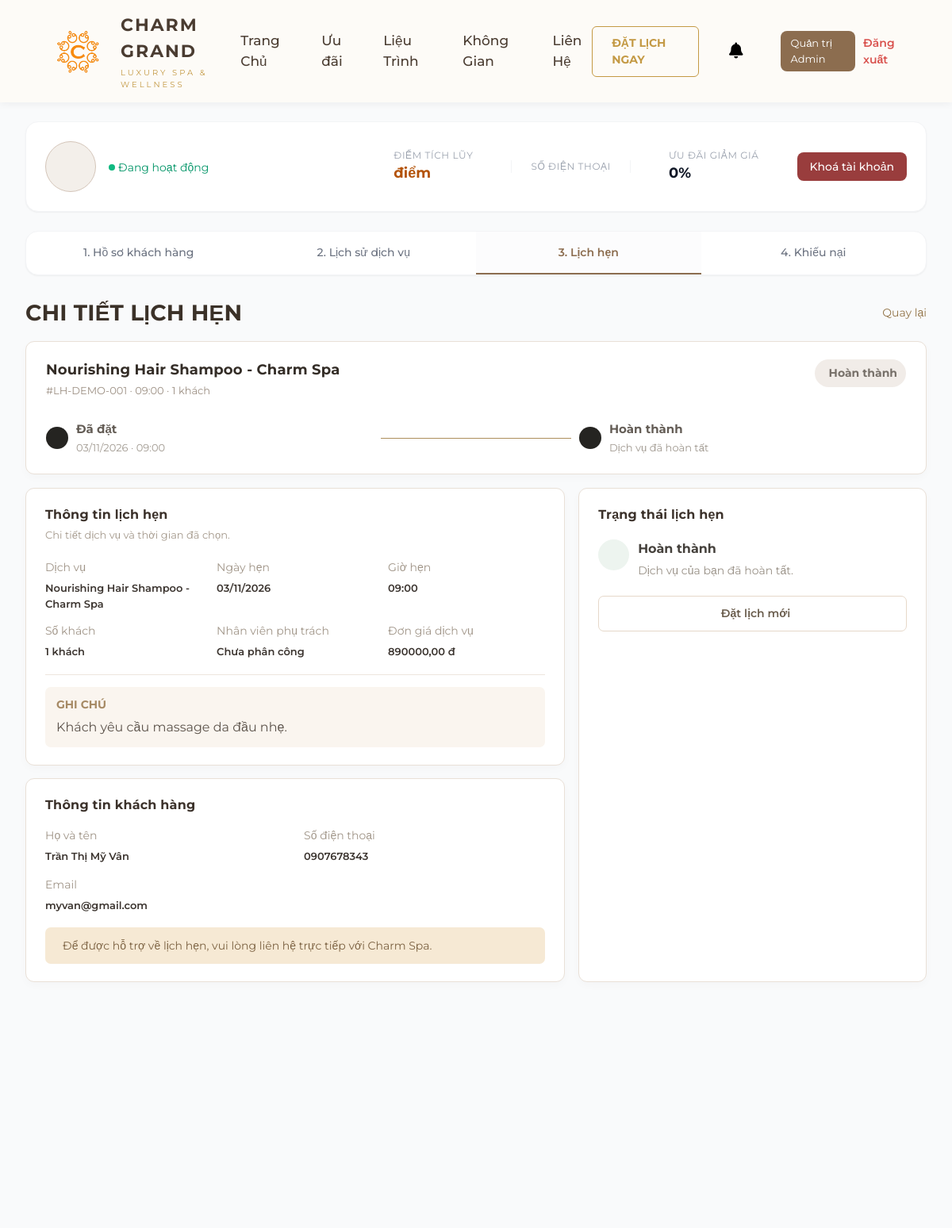
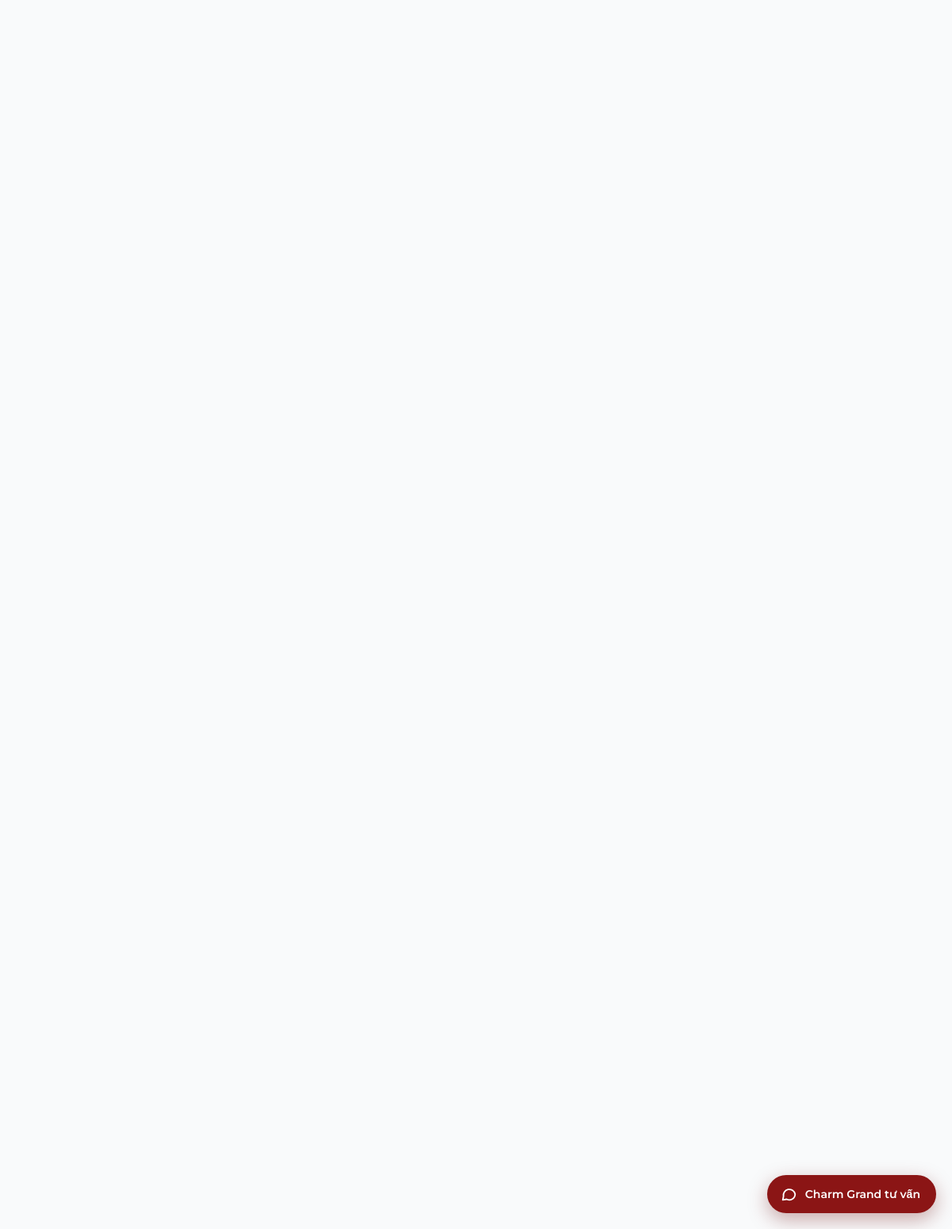
The app's page /bookings/LH-DEMO-001/ (signed in) with its own data (2 pictures, top to bottom).
### bookings/models.py (models this page shows, shortened)
class LichHen(models.Model):
    ma_lh = models.CharField(max_length=20, primary_key=True, verbose_name="Mã lịch hẹn")
    ma_kh = models.ForeignKey(KhachHang, on_delete=models.CASCADE, verbose_name="Khách hàng")
    ma_nv = models.ForeignKey(NhanVien, on_delete=models.SET_NULL, null=True, blank=True,
                              verbose_name="Nhân viên phụ trách")
    ma_dv = models.ForeignKey(DichVu, on_delete=models.CASCADE, verbose_name="Dịch vụ")
    ma_nhd = models.ForeignKey(NgayHoatDong, on_delete=models.CASCADE, verbose_name="Ngày hoạt động")
    ngay_hen = models.DateField(verbose_name="Ngày hẹn")
    gio_hen = models.TimeField(verbose_name="Giờ hẹn")
    so_luong_khach = models.IntegerField(default=1, verbose_name="Số lượng khách")
    trang_thai = models.CharField(
        max_length=20,
        default='Đã đặt',
        choices=[('Đã đặt', 'Đã đặt'), ('Đang thực hiện', 'Đang thực hiện'), ('Hoàn thành', 'Hoàn thành'),
                 ('Đã hủy', 'Đã hủy')],
        verbose_name="Trạng thái"
    )
    ghi_chu = models.TextField(null=True, blank=True, verbose_name="Ghi chú")
    ngay_tao = models.DateTimeField(auto_now_add=True, verbose_name="Ngày tạo")
    ly_do_huy = models.TextField(null=True, blank=True, verbose_name="Lý do hủy")

### services/models.py (models this page shows, shortened)
class DichVu(models.Model):
    ma_dv = models.CharField(max_length=20, primary_key=True, verbose_name="Mã dịch vụ")
    ten_dich_vu = models.CharField(max_length=100, verbose_name="Tên dịch vụ")
    loai_dich_vu = models.CharField(max_length=50, verbose_name="Loại dịch vụ")
    mo_ta = models.TextField(null=True, blank=True, verbose_name="Mô tả")
    thoi_luong = models.IntegerField(verbose_name="Thời lượng (phút)")
    suc_chua_toi_da = models.IntegerField(verbose_name="Sức chứa tối đa")
    diem_tich_luy_dich_vu = models.IntegerField(default=0, verbose_name="Điểm tích lũy dịch vụ")
    gia_dich_vu = models.DecimalField(max_digits=12, decimal_places=2, verbose_name="Giá dịch vụ")

### customers/models.py (models this page shows, shortened)
class KhachHang(models.Model):
    ma_kh = models.CharField(max_length=20, primary_key=True, verbose_name="Mã khách hàng")
    ma_tk = models.OneToOneField(TaiKhoan, on_delete=models.CASCADE, null=True, blank=True, verbose_name="Tài khoản", related_name="ho_so_khach_hang")
    ma_tv = models.ForeignKey(HangThanhVien, on_delete=models.SET_NULL, null=True, blank=True, verbose_name="Hạng thành viên")
    ho_ten = models.CharField(max_length=100, verbose_name="Họ và tên")
    ngay_sinh = models.DateField(null=True, blank=True, verbose_name="Ngày sinh")
    gioi_tinh = models.CharField(max_length=10, choices=[("Nam", "Nam"), ("Nữ", "Nữ"), ("Khác", "Khác")], null=True, blank=True, verbose_name="Giới tính")
    diem_tich_luy_kh = models.IntegerField(default=0, verbose_name="Điểm tích lũy")
    class Meta:
        db_table = "KHACH_HANG"
        verbose_name = "Khách hàng"
        verbose_name_plural = "Quản lý khách hàng"

### accounts/models.py (models this page shows, shortened)
class TaiKhoan(models.Model):
    ma_tk = models.CharField(max_length=10, primary_key=True, verbose_name="Mã tài khoản")
    user = models.OneToOneField(settings.AUTH_USER_MODEL, on_delete=models.PROTECT, related_name="thong_tin_tai_khoan",
                                verbose_name="Tài khoản đăng nhập")
    so_dien_thoai = models.CharField(max_length=15, unique=True, verbose_name="Số điện thoại")
    vai_tro = models.CharField(max_length=20, choices=ROLE_CHOICES, verbose_name="Vai trò")
    ngay_tao = models.DateTimeField(auto_now_add=True, verbose_name="Ngày tạo")
    ngay_cap_nhat = models.DateTimeField(auto_now=True, verbose_name="Ngày cập nhật")
    class Meta:
        db_table = "TAI_KHOAN"
        verbose_name = "Tài khoản"
        verbose_name_plural = "Quản lý tài khoản"

### bookings/views.py (the view)
# urls.py: path('<str:ma_lh>/', views.booking_customer_detail, name='booking_customer_detail'),
@login_required(login_url='/accounts/dang_nhap/')
def booking_customer_detail(request, ma_lh):
    khach_hang = KhachHang.objects.select_related('ma_tk__user').filter(
        ma_tk__user=request.user
    ).first()
    lich_hen_qs = LichHen.objects.select_related('ma_dv', 'ma_kh__ma_tk__user', 'ma_nv')
    if not (request.user.is_staff or request.user.is_superuser):
        lich_hen_qs = lich_hen_qs.filter(ma_kh__ma_tk__user=request.user)
    lich_hen = get_object_or_404(lich_hen_qs, ma_lh=ma_lh)
    return render(request, 'bookings/customer_detail.html', {
        'lich_hen': lich_hen,
        'khach_hang': khach_hang,
        'dich_vu_list': DichVu.objects.all().order_by('pk'),
        'locked_dates_json': json.dumps([
            day.isoformat() for day in NgayHoatDong.objects.filter(
                trang_thai='Đã khóa'
            ).values_list('ngay', flat=True)
        ]),
        **get_staff_context(request)
    })

### bookings/views.py (called while the page is built, shortened)
def get_staff_context(request):
    name = request.user.username if request.user.is_authenticated else "Tài khoản"
    is_admin_or_staff = request.user.is_authenticated and (request.user.is_superuser or request.user.is_staff)
    if is_admin_or_staff:
        position = "Quản trị viên" if request.user.is_superuser else "Nhân viên"
    initials = name[:2].upper() if name else '?'
    return {
        'staff_name': name,
        'staff_initials': initials,
        'staff_position': position,
    }

### templates/bookings/customer_detail.html (shortened to what this page needs)
{% extends 'layouts/customer_base_pro.html' %}
{% load static %}
{% block extra_css %}
   <link rel="stylesheet" href="{% static 'css/bookings/common.css' %}">
   <link rel="stylesheet" href="{% static 'css/bookings/customer.css' %}?v=font_sync_30px_v2">
   <link rel="stylesheet" href="{% static 'css/bookings/booking_modals.css' %}?v=modals_fixed_1">
{% endblock %}
{% block profile_content %}
<link rel="stylesheet" href="{% static 'css/bookings/common.css' %}">
<link rel="stylesheet" href="{% static 'css/bookings/customer.css' %}?v=font_sync_30px_v2">
<link rel="stylesheet" href="{% static 'css/bookings/booking_modals.css' %}?v=modals_fixed_1">
<link rel="stylesheet" href="https://cdn.jsdelivr.net/npm/flatpickr/dist/flatpickr.min.css">
<div class="booking-customer-detail">
   <header class="customer-detail-page-head">
       <h1>CHI TIẾT LỊCH HẸN</h1>
       <a href="{% url 'bookings:booking_customer_list' %}" class="customer-detail-back"> Quay lại</a>
   </header>
   <section class="customer-detail-summary">
       <div class="customer-detail-summary-main">
           <h2>{{ lich_hen.ma_dv.ten_dich_vu|default:'Dịch vụ Charm Spa' }}</h2>
           <p>#{{ lich_hen.ma_lh }} · {{ lich_hen.gio_hen|time:'H:i' }} · {{ lich_hen.so_luong_khach }} khách</p>
       </div>
       <span class="customer-detail-status {% if lich_hen.trang_thai == 'Đã hủy' %}is-cancelled{% elif lich_hen.trang_thai == 'Hoàn thành' %}is-completed{% else %}is-booked{% endif %}">
            {{ lich_hen.trang_thai }}
       </span>
       <div class="customer-detail-progress" aria-label="Tiến trình lịch hẹn">
           <div class="customer-detail-progress-step current">
               <span class="customer-detail-progress-icon"></span>
               <div><strong>Đã đặt</strong><small>{{ lich_hen.ngay_hen|date:'d/m/Y' }} · {{ lich_hen.gio_hen|time:'H:i' }}</small></div>
           </div>
           <div class="customer-detail-progress-line {% if lich_hen.trang_thai == 'Hoàn thành' %}done{% endif %}"></div>
           <div class="customer-detail-progress-step {% if lich_hen.trang_thai == 'Hoàn thành' %}current{% endif %}">
               <span class="customer-detail-progress-icon"></span>
               <div><strong>{% if lich_hen.trang_thai == 'Đã hủy' %}Đã hủy{% else %}Hoàn thành{% endif %}</strong>
                   <small>{% if lich_hen.trang_thai == 'Hoàn thành' %}Dịch vụ đã hoàn tất{% elif lich_hen.trang_thai == 'Đã hủy' %}Lịch hẹn đã bị hủy{% else %}Sẽ cập nhật sau khi sử dụng dịch vụ{% endif %}</small>
               </div>
           </div>
       </div>
   </section>
   <div class="customer-detail-columns">
       <div class="customer-detail-left">
           <section class="customer-detail-card">
               <h2>Thông tin lịch hẹn</h2>
               <p class="customer-detail-subtitle">Chi tiết dịch vụ và thời gian đã chọn.</p>
               <div class="customer-detail-facts">
                   <div><span>Dịch vụ</span><strong>{{ lich_hen.ma_dv.ten_dich_vu|default:'Dịch vụ Charm Spa' }}</strong></div>
                   <div><span>Ngày hẹn</span><strong>{{ lich_hen.ngay_hen|date:'d/m/Y' }}</strong></div>
                   <div><span>Giờ hẹn</span><strong>{{ lich_hen.gio_hen|time:'H:i' }}</strong></div>
                   <div><span>Số khách</span><strong>{{ lich_hen.so_luong_khach }} khách</strong></div>
                   <div><span>Nhân viên phụ trách</span><strong>{% if lich_hen.ma_nv %}{{ lich_hen.ma_nv.ho_ten }}{% else %}Chưa phân công{% endif %}</strong></div>
                   <div><span>Đơn giá dịch vụ</span><strong>{{ lich_hen.ma_dv.gia_dich_vu }} đ</strong></div>
               </div>
               <div class="customer-detail-note"><span>GHI CHÚ</span><p>{{ lich_hen.ghi_chu|default:'Không có ghi chú' }}</p></div>
           </section>
           <section class="customer-detail-card">
               <h2>Thông tin khách hàng</h2>
               <div class="customer-detail-contact">
                   <div><span>Họ và tên</span><strong>{{ lich_hen.ma_kh.ho_ten|default:'Khách hàng' }}</strong></div>
                   <div><span>Số điện thoại</span><strong>{{ lich_hen.so_dien_thoai_lien_he|default:lich_hen.ma_kh.ma_tk.so_dien_thoai|default:'Chưa cập nhật' }}</strong></div>
                   <div><span>Email</span><strong>{{ lich_hen.ma_kh.ma_tk.user.email|default:'Chưa cập nhật' }}</strong></div>
               </div>
               <div class="customer-detail-help"><span>Để được hỗ trợ về lịch hẹn, vui lòng liên hệ trực tiếp với Charm Spa.</span></div>
           </section>
       </div>
       <aside class="customer-detail-card customer-detail-right">
           <h2>Trạng thái lịch hẹn</h2>
           <div class="customer-detail-current-status">
               <span class="customer-detail-current-icon"><i class="bi {% if lich_hen.trang_thai == 'Đã hủy' %}bi-x-circle{% elif lich_hen.trang_thai == 'Hoàn thành' %}bi-check2-circle{% else %}bi-calendar-check{% endif %}"></i></span>
               <div><strong>{{ lich_hen.trang_thai }}</strong>
                   <p>{% if lich_hen.trang_thai == 'Đã hủy' %}Lịch đã hủy, không thể thay đổi.{% elif lich_hen.trang_thai == 'Hoàn thành' %}Dịch vụ của bạn đã hoàn tất.{% else %}Bạn có thể yêu cầu đổi hoặc hủy lịch nếu đáp ứng quy định thời gian.{% endif %}</p>
               </div>
           </div>
           {% if lich_hen.trang_thai != 'Đã hủy' and lich_hen.trang_thai != 'Hoàn thành' and lich_hen.trang_thai != 'Đã xóa' %}
           <button type="button" class="customer-detail-change" data-bs-toggle="modal" data-bs-target="#rescheduleModal{{ lich_hen.ma_lh }}"><i class="bi bi-pencil-square"></i> Đổi lịch</button>
           <button type="button" class="customer-detail-cancel" data-bs-toggle="modal" data-bs-target="#cancelModal{{ lich_hen.ma_lh }}"><i class="bi bi-x-circle"></i> Hủy lịch</button>
           <p class="customer-detail-policy">Chỉ được đổi hoặc hủy lịch trước giờ hẹn ít nhất 12 tiếng, theo quy định của spa.</p>
           {% else %}
           <a class="customer-detail-change" href="{% url 'bookings:booking_customer_create' %}"> Đặt lịch mới</a>
           {% endif %}
       </aside>
   </div>
</div>
{% endblock %}

### static/css/bookings/common.css (style rules this page uses)
:root { --booking-primary-gold: #ab8e56; --booking-bg-beige: #f9f6f0; --booking-card-bg: #ffffff; --booking-text-dark: #2c2c2c; --booking-border-color: #e5e0d8; --primary-gold: #ab8e56; --bg-beige: #f9f6f0; --card-bg: #ffffff; --text-dark: #2c2c2c; --border-color: #e5e0d8; }

### templates/layouts/customer_base.html (style rules this page uses)
body, button, input, select, textarea { font-family: 'Montserrat', Arial, sans-serif; }

### records on screen
LichHen: ma_dv.ten_dich_vu "Nourishing Hair Shampoo - Charm Spa", ma_lh "LH-DEMO-001", gio_hen "09:00", so_luong_khach "1", trang_thai "Hoàn thành", ngay_hen "03/11/2026", ma_dv.gia_dich_vu "890000,00", ghi_chu "Khách yêu cầu massage da đầu nhẹ.", ma_kh.ho_ten "Trần Thị Mỹ Vân", so_dien_thoai_lien_he "0907678343", ma_kh.ma_tk.user.email "myvan@gmail.com"

### other values on screen
{{ khach_hang.ma_tk.trang_thai|default:"Đang hoạt động" }} "Đang hoạt động"
